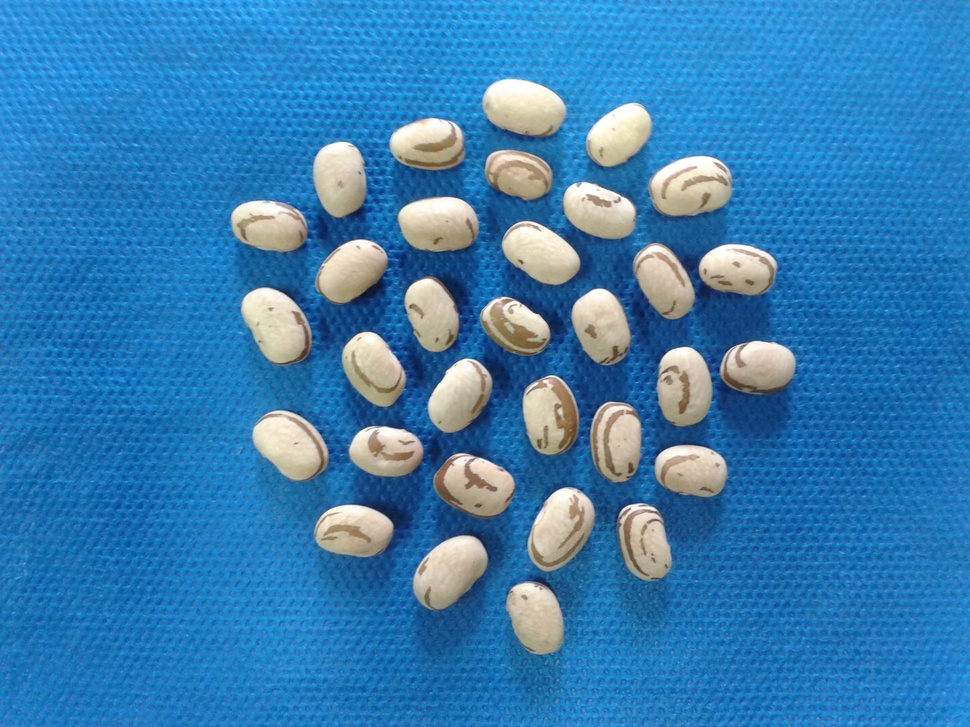
#> input picture Roteiros de Estudo Orientado - REOs/REO 02/AULA_06/feijao.jpg, 970 x 727 px, shrunk from 2048 x 1536 before the run
$ python aula_10_bordas.py
#> lines starting #> are read from the running program, lines starting #| are printed output that depends on the picture
########################################################################################################################
# Lavras - MG
# 21/06/2020
# Universidade Federal de Lavras - UFLA
# Departamento de Biologia
# Programa de Pós Graduação em Genética e Melhoramento de Plantas
# Disciplina: Visão Computacional No Melhoramento de Plantas
# Docente: Vinícius Quintão Carneiro
# E-mail: vinicius.carneiro@ufla.br
# Github: vqcarneiro
########################################################################################################################
# PROCEDIMENTO: Detecção de bordas
########################################################################################################################
# Importar pacotes
import cv2 # Importa o pacote opencv
import numpy as np # Importa o pacote numpy
from matplotlib import pyplot as plt # Importa o pacote matplotlib
########################################################################################################################
# Leitura da imagem

nome_arquivo = 'feijao.jpg'
img_bgr = cv2.imread(nome_arquivo,1)
#> img_bgr is the input picture: shape (727, 970, 3); mean B, G, R 178.7, 126.2, 55.7
img_rgb = cv2.cvtColor(img_bgr,cv2.COLOR_BGR2RGB)
img_YCrCb = cv2.cvtColor(img_bgr,cv2.COLOR_BGR2YCR_CB)
#> img_YCrCb: shape (727, 970, 3); mean of channels 0, 1, 2 111.1, 88.5, 166.1

print('----------------------------------------------------------------------------------------------------------------')
print('INFORMAÇÕES DA IMAGEM')
print('----------------------------------------------------------------------------------------------------------------')
lin, col, canais = np.shape(img_bgr)
#> lin = 727; col = 970; canais = 3
print('Dimensão: ' + str(lin) +' x '+ str(col))
#| Dimensão: 727 x 970
print('Canais: ' + str(canais))
#| Canais: 3
print('Largura: ' + str(col))
#| Largura: 970
print('Altura: ' + str(lin))
#| Altura: 727
print('----------------------------------------------------------------------------------------------------------------')
########################################################################################################################
# Partição dos canais
Y,Cr,Cb = cv2.split(img_YCrCb)
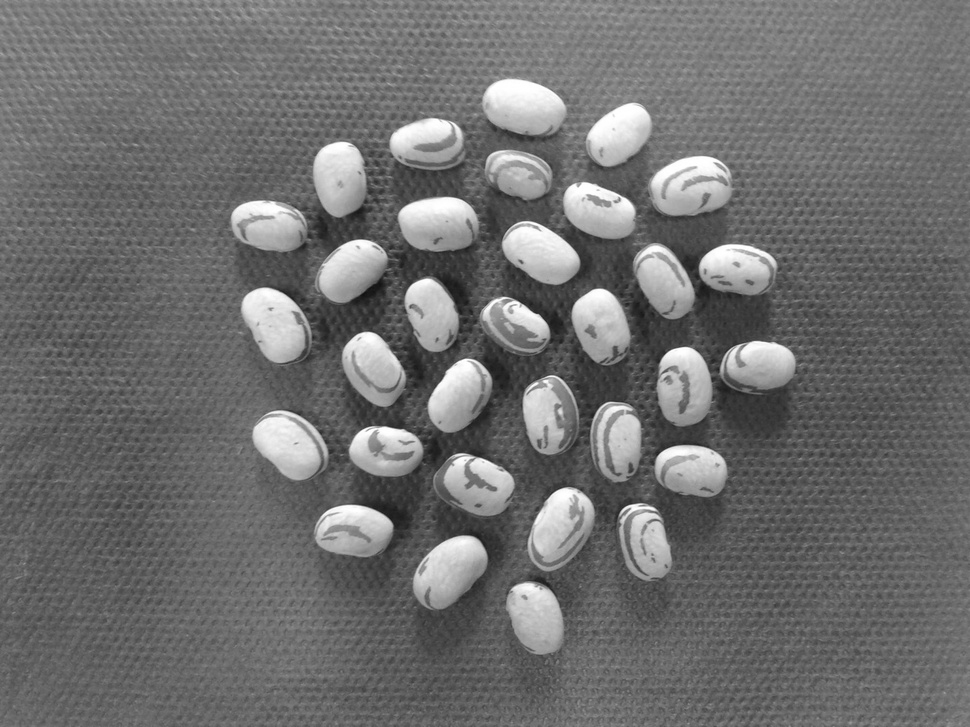
#> Y: shape (727, 970); min 17, max 255, mean 111.1
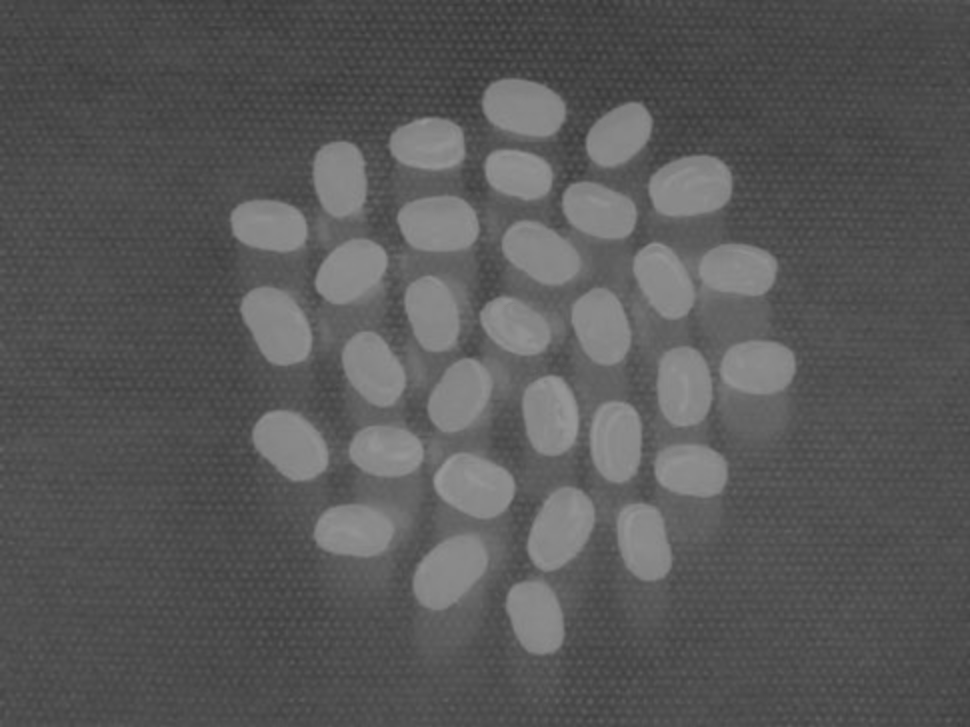
#> Cr: shape (727, 970); min 56, max 152, mean 88.5
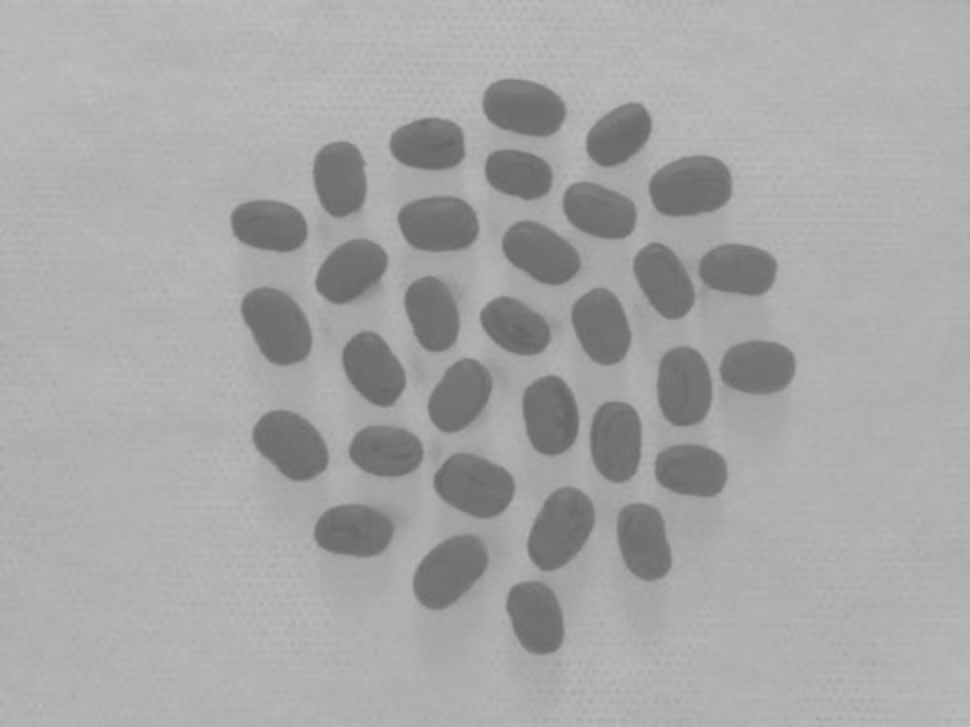
#> Cb: shape (727, 970); min 101, max 190, mean 166.1

########################################################################################################################
bordas = cv2.Canny(Cr,5,11)
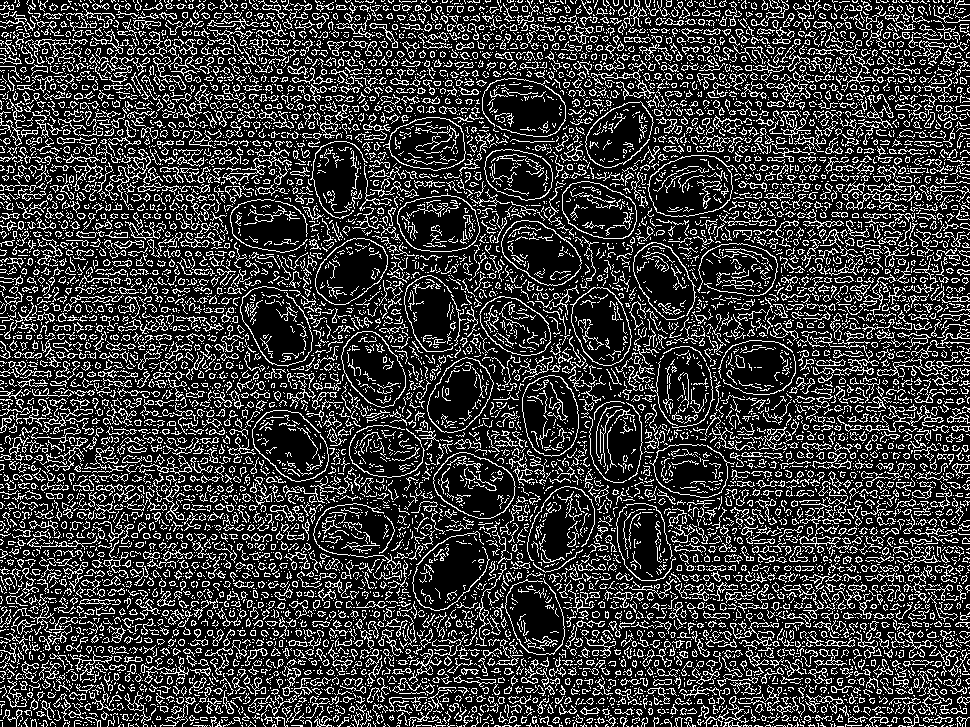
#> bordas: shape (727, 970); 22.7% white in thin lines or dots

'''
########################################################################################################################
# Histograma do canal informativo
hist_Cr = cv2.calcHist([Cb],[0], None, [256],[0,256])

########################################################################################################################
# Limiarização - Thresholding

(L, img_limiar) = cv2.threshold(Cb,0,255,cv2.THRESH_BINARY+cv2.THRESH_OTSU)
(L, img_limiar_inv) = cv2.threshold(Cb,0,255,cv2.THRESH_BINARY_INV+cv2.THRESH_OTSU)

print('----------------------------------------------------------------------------------------------------------------')
print('INFORMAÇÕES DO LIMIAR')
print('----------------------------------------------------------------------------------------------------------------')
print('Limiar: ' + str(L))
print('----------------------------------------------------------------------------------------------------------------')

########################################################################################################################
# Obtendo imagem segmentada
img_segmentada = cv2.bitwise_and(img_rgb,img_rgb,mask=img_limiar_inv)
'''
########################################################################################################################
# Apresentar figuras

plt.figure('Bordas')
plt.subplot(1,3,1)
plt.imshow(img_rgb)
plt.title('RGB')

plt.subplot(1,3,2)
plt.imshow(Cr,cmap='gray')
plt.title('Cr')

plt.subplot(1,3,3)
plt.imshow(bordas,cmap='gray')
plt.title('Canny')


plt.show()
########################################################################################################################

$ run again, with Roteiros de Estudo Orientado - REOs/REO 02/AULA_06/img_ex.jpg copied over Roteiros de Estudo Orientado - REOs/REO 02/AULA_06/feijao.jpg
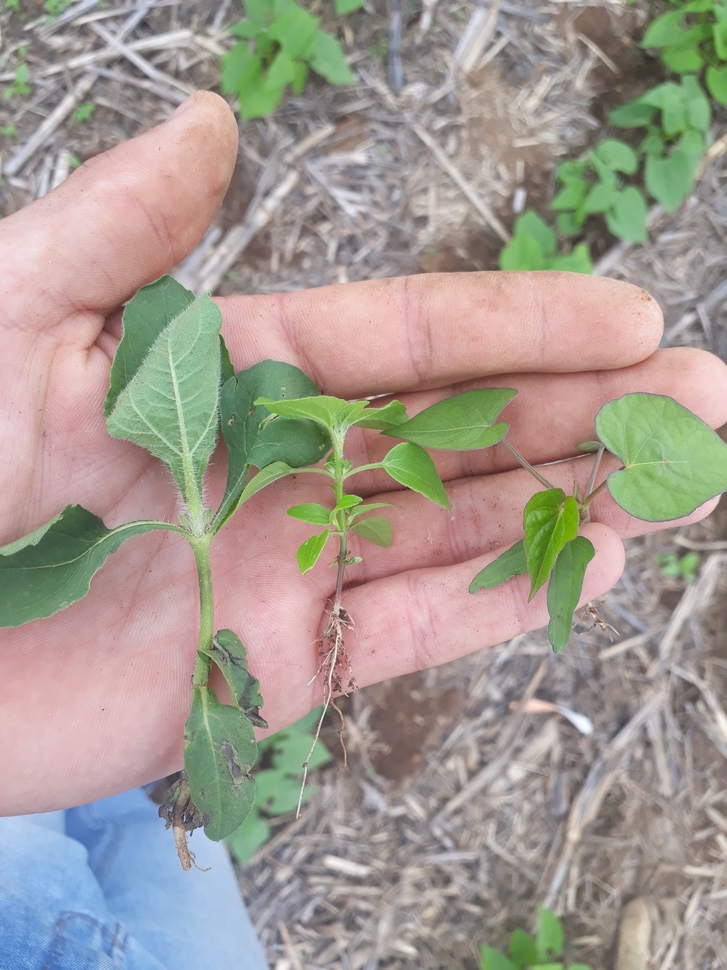
#> input picture Roteiros de Estudo Orientado - REOs/REO 02/AULA_06/img_ex.jpg, 727 x 970 px, shrunk from 3096 x 4128 before the run
#> img_bgr is the input picture: shape (970, 727, 3); mean B, G, R 145.2, 153.9, 162
#> img_YCrCb: shape (970, 727, 3); mean of channels 0, 1, 2 155.3, 132.8, 122.3
#| Dimensão: 970 x 727
#| Canais: 3
#| Largura: 727
#| Altura: 970
#> `Y,Cr,Cb = cv2.split(img_YCrCb)`:
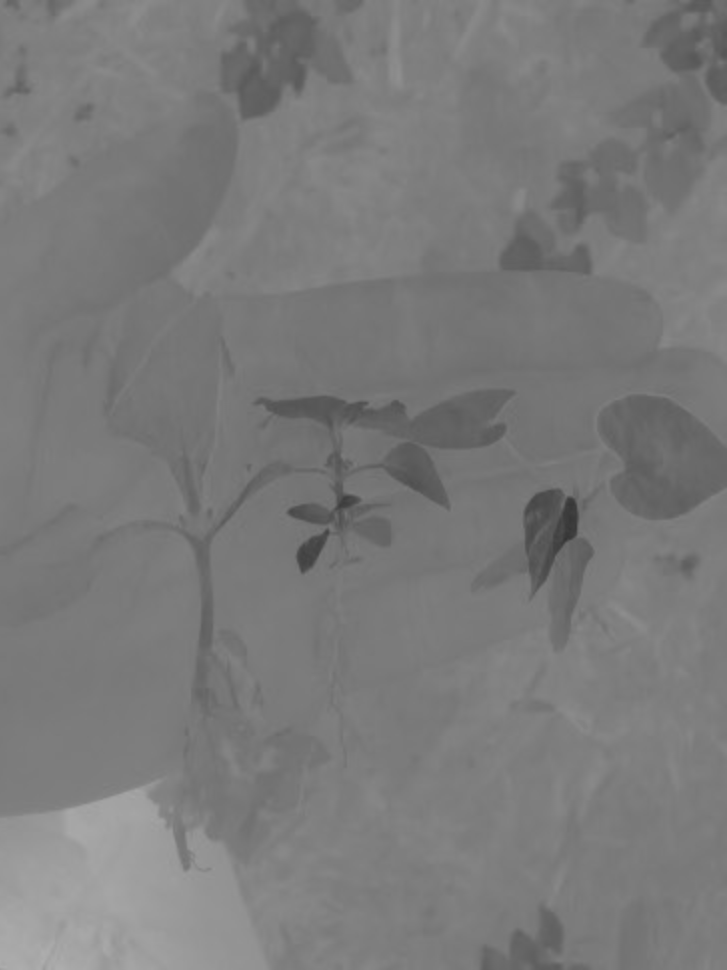
#> Cb: shape (970, 727); min 52, max 174, mean 122.3
#> `bordas = cv2.Canny(Cr,5,11)`:
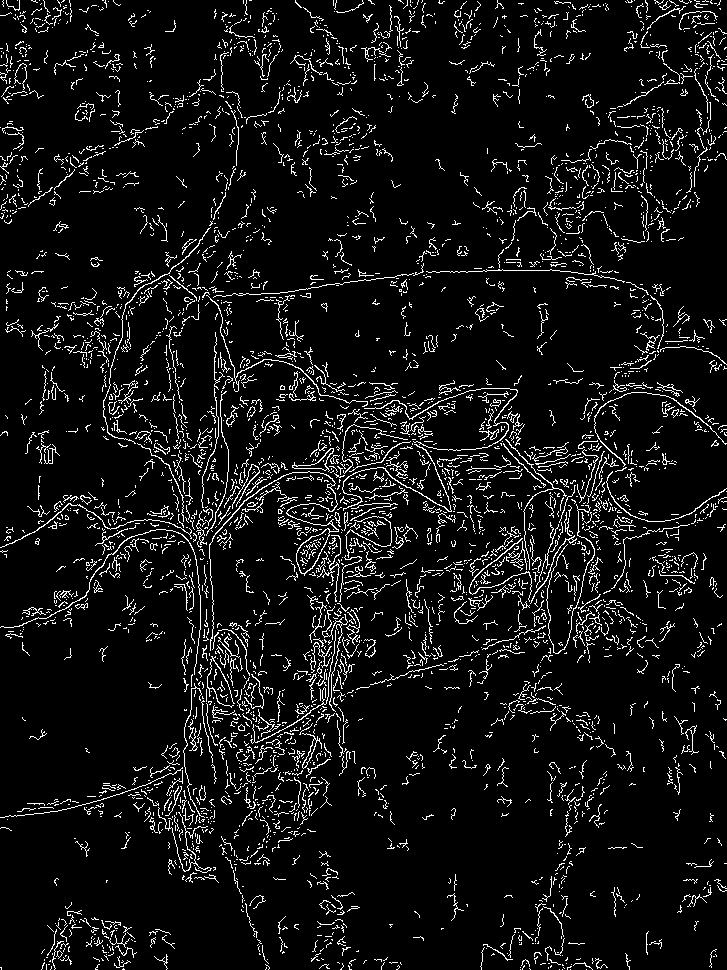
#> bordas: shape (970, 727); 7.3% white in thin lines or dots
